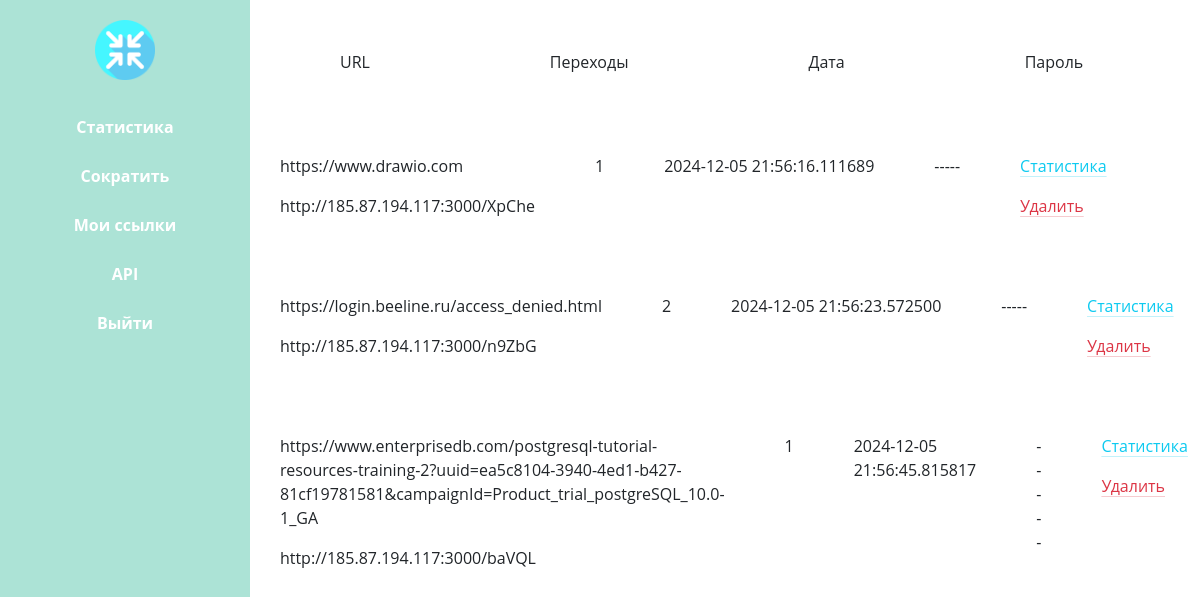
The app's page /links (signed in) with its own data.
### data/links.py (models this page shows, shortened)
class Link(SqlAlchemyBase, SerializerMixin):
    __tablename__ = 'links'
    id = sqlalchemy.Column(sqlalchemy.Integer, primary_key=True, autoincrement=True)
    link = sqlalchemy.Column(sqlalchemy.String, nullable=False)
    alias = sqlalchemy.Column(sqlalchemy.String, nullable=False)
    hashed_password = sqlalchemy.Column(sqlalchemy.String, nullable=True)
    created_date = sqlalchemy.Column(sqlalchemy.DateTime, default=datetime.datetime.now)
    user_id = sqlalchemy.Column(sqlalchemy.Integer,
                                sqlalchemy.ForeignKey("users.id"))
    user = orm.relationship('User')
    transition = orm.relationship("Transition", back_populates='link',cascade = "all, delete, delete-orphan")

### app.py (the view)
@app.route("/links", methods=['GET', 'POST'])
def links():
    if current_user.is_authenticated:
        db_sess = db_session.create_session()
        links = db_sess.query(Link).filter(Link.user_id == current_user.id)
        def transit(link):
            tmp = 0
            transitions = db_sess.query(Transition).filter(Transition.link_id == link.id)
            for transit in transitions:
                tmp += 1
            return tmp
        return render_template("links.html", title="Cсылки", links=links, transit=transit)
    return redirect('/login')

### app.py (called while the page is built)
@login_manager.user_loader
def load_user(user_id):
    db_sess = db_session.create_session()
    return db_sess.query(User).get(user_id)

### data/db_session.py (called while the page is built)
def create_session() -> Session:
    global __factory
    return __factory()

### templates/links.html (shortened to what this page needs)
{% extends "personal_area.html" %}
{% block middle %}
<link href="https://cdn.jsdelivr.net/npm/bootstrap@5.3.0-alpha3/dist/css/bootstrap.min.css" rel="stylesheet"
>
<div class="title">
    <p>URL</p>
    <p>Переходы</p>
    <p>Дата</p>
    <p>Пароль</p>
</div>
{% for link in links %}
<div class="links">
    <div class="aliac">
        <p>{{link.link}}</p>
        <p>http://185.87.194.117:3000/{{link.alias}}</p>
    </div>
    <div class="transitions">
        <p>{{ transit(link) }}</p>
    </div>
    <div class="date">
        <p>{{link.created_date}}</p>
    </div>
    <div class="password">
        {% if link.password %}
        <p>******</p>
        {% else %}
        <p>-----</p>
        {% endif %}
    </div>
    <div class="butt">
        <a href="/statistics_link/{{ link.id }}"
           class="link-info link-offset-2 link-underline-opacity-25 link-underline-opacity-100-hover">
            <p>Статистика</p>
        </a>
        <a href="/link_delete/{{ link.id }}"
           class="link-danger link-offset-2 link-underline-opacity-25 link-underline-opacity-100-hover">
            <p>Удалить</p>
        </a>
    </div>
</div>
{% endfor %}
{% endblock %}

### templates/personal_area.html
{% extends "base.html" %}
{% block content %}
<sectionc class="base">
    <div class="sidebar">
        <a href="/"><img src="../static/img/logo.png" width="60px" height="60px"></a>
        <a href="/dashboard"><p>Статистика</p></a>
        <a href="/"><p>Сократить</p></a>
        <a href="/links"><p>Мои ссылки</p></a>
        <a href="/api-doc"><p>API</p></a>
        <a href="/logout"><p>Выйти</p></a>
    </div>
    <div class="middle">
        {% block middle %}
        {% endblock %}
    </div>
</sectionc>
{% endblock %}

### templates/base.html (shortened to what this page needs)
<!DOCTYPE html>
<html lang="ru">
<head>
    <link rel="stylesheet" href="../static/css/index.css">
    <link rel="stylesheet" href="../static/css/login.css">
    <link rel="stylesheet" href="../static/css/register.css">
    <link rel="stylesheet" href="../static/css/personal_area.css">
    <link rel="stylesheet" href="../static/css/dashboard.css">
    <link rel="stylesheet" href="../static/css/links.css">
    <link rel="stylesheet" href="../static/css/api-doc.css">
</head>
<body>
{% block content %}
{% endblock %}
</body>
</html>

### static/css/personal_area.css (style rules this page uses)
.base { display: flex; position: absolute; top: 0; left: 0; height: 100%; font-family: 'Open Sans', sans-serif; }
.base .sidebar { width: 250px; height: 100%; background-color: #ACE3D6; position: fixed; }
.base .sidebar a { text-decoration: none; }
.base .sidebar p { text-decoration: none; margin: 25px 0 25px 0; text-align: center; color: white; font-weight: bold; transition: font-size 0.15s; }
.base .sidebar img { margin: 20px 0 10px 95px; }
.base .middle { margin-left: 250px; }

### static/css/links.css (style rules this page uses)
.middle .title { display: flex; }
.middle .title p { margin: 50px 90px 50px 90px; }
.middle .links div { margin: 30px 30px 30px 30px; }
.middle .links { display: flex; }

### records on screen
Link: link "https://www.drawio.com", alias "XpChe", created_date "2024-12-05 21:56:16.111689"
Link: link "https://login.beeline.ru/access_denied.html", alias "n9ZbG", created_date "2024-12-05 21:56:23.572500"
Link: link "https://www.enterprisedb.com/postgresql-tutorial-resources-training-2?uuid=ea5c8104-3940-4ed1-b427-81cf19781581&campaignId=Product_trial_postgreSQL_10.0-1_GA", alias "baVQL", created_date "2024-12-05 21:56:45.815817"
